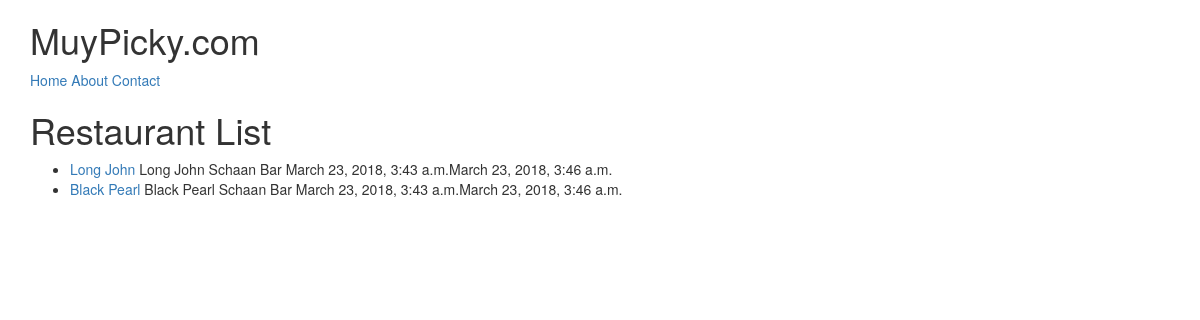
The page /restaurants/ on the database as committed earlier.
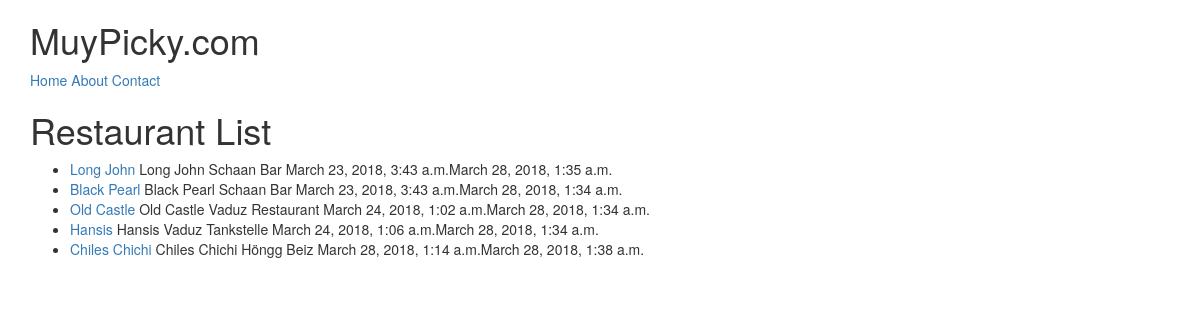
The same page on the database as committed later.
### restaurants/models.py (models this page shows, shortened)
class RestaurantLocation(models.Model):
    name         = models.CharField(max_length=120)
    location     = models.CharField(max_length=120, null=True, blank=True)
    category     = models.CharField(max_length=120, null=True, blank=False)
    timestamp    = models.DateTimeField(auto_now_add=True)
    updated      = models.DateTimeField(auto_now=True)
    slug         = models.SlugField(unique=True)
    def __str__(self):
        return self.name

### restaurants/views.py (the view)
# urls.py: url(r'^restaurants/$', RestaurantListView.as_view()),
class RestaurantListView(ListView):
    def get_queryset(self):
        slug = self.kwargs.get("slug")
        if slug:
            queryset = RestaurantLocation.objects.filter(
            Q(category__iexact=slug) |
            Q(category__icontains=slug)
            )
        else:
            queryset = RestaurantLocation.objects.all()
        return queryset

### restaurants/templates/restaurants/restaurantlocation_list.html (shortened to what this page needs)
{% extends "base.html" %}
{% block content %}
<h1>Restaurant List</h1>
<ul>
  {% for obj in object_list %}
<li><a href="/restaurants/{{ obj.slug }}/">{{ obj }}</a> {{ obj.name }} {{ obj.location }} {{ obj.category }} {{ obj.timestamp }}{{ obj.updated }}</li>
{% endfor %}
</ul>
{% endblock content %}

### templates/base.html (shortened to what this page needs)
<!doctype html>
<html lang="de">
<head>
  {% include 'snippets/css.html' %}
</head>
<body>
{% include 'snippets/nav.html' %}
<div class="container">
  {% block content %} {% endblock content %}
</div>
</body>
</html>

### templates/snippets/css.html (shortened to what this page needs)
<link rel="stylesheet" href="https://maxcdn.bootstrapcdn.com/bootstrap/3.3.7/css/bootstrap.min.css">
<link rel="stylesheet" href="https://maxcdn.bootstrapcdn.com/bootstrap/3.3.7/css/bootstrap-theme.min.css">

### templates/snippets/nav.html
<div class="container">
<h1>MuyPicky.com</h1>
<a href="/">Home</a>
<a href="/about/">About</a>
<a href="/contact/">Contact</a>
</div>

Rows that differ between the two databases and show on the page:
changed RestaurantLocation "Long John": updated "March 23, 2018, 3:46 a.m." → "March 28, 2018, 1:35 a.m."
changed RestaurantLocation "Black Pearl": updated "March 23, 2018, 3:46 a.m." → "March 28, 2018, 1:34 a.m."
added RestaurantLocation: name "Old Castle", location "Vaduz", category "Restaurant", timestamp "March 24, 2018, 1:02 a.m.", updated "March 28, 2018, 1:34 a.m."
added RestaurantLocation: name "Hansis", location "Vaduz", category "Tankstelle", timestamp "March 24, 2018, 1:06 a.m.", updated "March 28, 2018, 1:34 a.m."
added RestaurantLocation: name "Chiles Chichi", location "Höngg", category "Beiz", timestamp "March 28, 2018, 1:14 a.m.", updated "March 28, 2018, 1:38 a.m."
